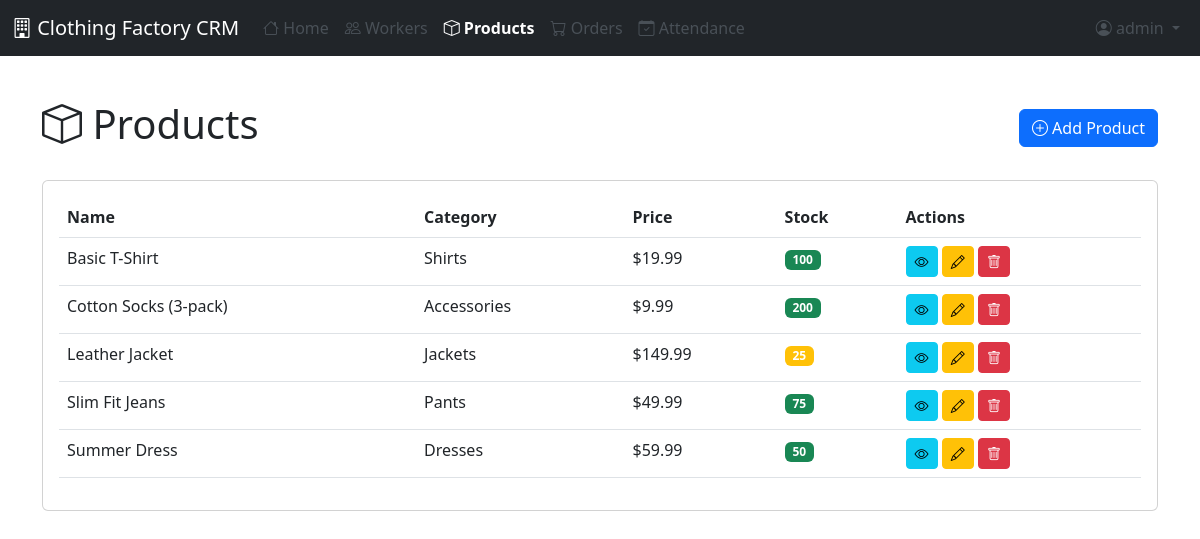
Screenshot of /products/ (signed in) with the database file from the repository.
### crm/models.py (models this page shows, shortened)
class Product(models.Model):
    CATEGORY_CHOICES = [
        ('shirts', 'Shirts'),
        ('pants', 'Pants'),
        ('dresses', 'Dresses'),
        ('jackets', 'Jackets'),
        ('accessories', 'Accessories'),
    ]
    name = models.CharField(max_length=100)
    category = models.CharField(max_length=20, choices=CATEGORY_CHOICES)
    price = models.DecimalField(max_digits=10, decimal_places=2)
    stock = models.PositiveIntegerField()

### crm/views.py (the view)
# urls.py: path('products/', views.product_list, name='product_list'),
@login_required
def product_list(request):
    products = Product.objects.all().order_by('name')
    return render(request, 'crm/product_list.html', {'products': products})

### templates/crm/product_list.html (shortened to what this page needs)
{% extends 'base.html' %}
{% block content %}
<div class="container py-4">
    <div class="d-flex justify-content-between align-items-center mb-4">
        <h1><i class="bi bi-box"></i> Products</h1>
        <a href="{% url 'product_create' %}" class="btn btn-primary">
            <i class="bi bi-plus-circle"></i> Add Product
        </a>
    </div>
    <div class="card">
        <div class="card-body">
            {% if products %}
                <div class="table-responsive">
                    <table class="table table-hover">
                        <thead>
                            <tr>
                                <th>Name</th>
                                <th>Category</th>
                                <th>Price</th>
                                <th>Stock</th>
                                <th>Actions</th>
                            </tr>
                        </thead>
                        <tbody>
                            {% for product in products %}
                                <tr>
                                    <td>{{ product.name }}</td>
                                    <td>{{ product.get_category_display }}</td>
                                    <td>${{ product.price }}</td>
                                    <td>
                                        {% if product.stock < 10 %}
                                            <span class="badge bg-danger">{{ product.stock }}</span>
                                        {% elif product.stock < 50 %}
                                            <span class="badge bg-warning">{{ product.stock }}</span>
                                        {% else %}
                                            <span class="badge bg-success">{{ product.stock }}</span>
                                        {% endif %}
                                    </td>
                                    <td>
                                        <a href="{% url 'product_detail' product.id %}" class="btn btn-sm btn-info">
                                            <i class="bi bi-eye"></i>
                                        </a>
                                        <a href="{% url 'product_update' product.id %}" class="btn btn-sm btn-warning">
                                            <i class="bi bi-pencil"></i>
                                        </a>
                                        <a href="{% url 'product_delete' product.id %}" class="btn btn-sm btn-danger">
                                            <i class="bi bi-trash"></i>
                                        </a>
                                    </td>
                                </tr>
                            {% endfor %}
                        </tbody>
                    </table>
                </div>
            {% else %}
                <div class="alert alert-info">
                    No products found. <a href="{% url 'product_create' %}">Add a product</a>
                </div>
            {% endif %}
        </div>
    </div>
</div>
{% endblock %}

### templates/base.html (shortened to what this page needs)
<!DOCTYPE html>
<html lang="en">
<head>
    <link href="https://cdn.jsdelivr.net/npm/bootstrap@5.3.0-alpha1/dist/css/bootstrap.min.css" rel="stylesheet">
    <link rel="stylesheet" href="https://cdn.jsdelivr.net/npm/bootstrap-icons@1.10.3/font/bootstrap-icons.css">
</head>
<body>
    <nav class="navbar navbar-expand-lg navbar-dark bg-dark">
        <div class="container-fluid">
            <a class="navbar-brand" href="{% url 'home' %}">
                <i class="bi bi-building"></i> Clothing Factory CRM
            </a>
            <div class="collapse navbar-collapse" id="navbarNav">
                <ul class="navbar-nav me-auto">
                    <li class="nav-item">
                        <a class="nav-link {% if request.path == '/' %}active{% endif %}" href="{% url 'home' %}">
                            <i class="bi bi-house"></i> Home
                        </a>
                    </li>
                    <li class="nav-item">
                        <a class="nav-link {% if '/workers/' in request.path %}active{% endif %}" href="{% url 'worker_list' %}">
                            <i class="bi bi-people"></i> Workers
                        </a>
                    </li>
                    <li class="nav-item">
                        <a class="nav-link {% if '/products/' in request.path %}active{% endif %}" href="{% url 'product_list' %}">
                            <i class="bi bi-box"></i> Products
                        </a>
                    </li>
                    <li class="nav-item">
                        <a class="nav-link {% if '/orders/' in request.path %}active{% endif %}" href="{% url 'order_list' %}">
                            <i class="bi bi-cart"></i> Orders
                        </a>
                    </li>
                    <li class="nav-item">
                        <a class="nav-link {% if '/attendance/' in request.path %}active{% endif %}" href="{% url 'attendance_list' %}">
                            <i class="bi bi-calendar-check"></i> Attendance
                        </a>
                    </li>
                </ul>
                <ul class="navbar-nav">
                    {% if user.is_authenticated %}
                    <li class="nav-item dropdown">
                        <a class="nav-link dropdown-toggle" href="#" id="navbarDropdown" role="button" data-bs-toggle="dropdown">
                            <i class="bi bi-person-circle"></i> {{ user.username }}
                        </a>
                    </li>
                    {% else %}
                    <li class="nav-item">
                        <a class="nav-link" href="{% url 'login' %}"><i class="bi bi-box-arrow-in-right"></i> Login</a>
                    </li>
                    {% endif %}
                </ul>
            </div>
        </div>
    </nav>
    <div class="container-fluid">
        <div class="row">
            <main class="col-md-12 ms-sm-auto px-md-4 content">
                {% block content %}{% endblock %}
            </main>
        </div>
    </div>
</body>
</html>

### templates/base.html (style rules this page uses)
.content { padding: 20px; }
.nav-link { color: #495057; }
.nav-link.active { color: #0d6efd; font-weight: bold; }

### rows the page displays
Product: name "Basic T-Shirt", category "Shirts", price "19.99", stock "100"
Product: name "Cotton Socks (3-pack)", category "Accessories", price "9.99", stock "200"
Product: name "Leather Jacket", category "Jackets", price "149.99", stock "25"
Product: name "Slim Fit Jeans", category "Pants", price "49.99", stock "75"
Product: name "Summer Dress", category "Dresses", price "59.99", stock "50"

### other values shown
{{ user.username }} "admin"
